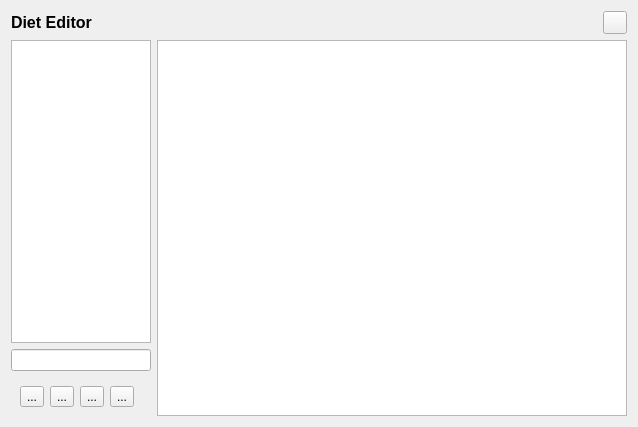
<?xml version="1.0" encoding="UTF-8"?>
<ui version="4.0">
 <class>DietEditor</class>
 <widget class="QDialog" name="DietEditor">
  <property name="geometry">
   <rect>
    <x>0</x>
    <y>0</y>
    <width>638</width>
    <height>427</height>
   </rect>
  </property>
  <property name="windowTitle">
   <string>Dialog</string>
  </property>
  <layout class="QGridLayout" name="gridLayout">
   <item row="0" column="0" colspan="2">
    <layout class="QHBoxLayout" name="horizontalLayout_2">
     <item>
      <widget class="QLabel" name="label_2">
       <property name="text">
        <string>&lt;html&gt;&lt;head/&gt;&lt;body&gt;&lt;p&gt;&lt;span style=&quot; font-size:12pt; font-weight:600;&quot;&gt;Diet Editor&lt;/span&gt;&lt;/p&gt;&lt;/body&gt;&lt;/html&gt;</string>
       </property>
      </widget>
     </item>
     <item>
      <spacer name="horizontalSpacer">
       <property name="orientation">
        <enum>Qt::Horizontal</enum>
       </property>
       <property name="sizeHint" stdset="0">
        <size>
         <width>478</width>
         <height>20</height>
        </size>
       </property>
      </spacer>
     </item>
     <item>
      <widget class="QToolButton" name="closeButton">
       <property name="text">
        <string/>
       </property>
      </widget>
     </item>
    </layout>
   </item>
   <item row="1" column="0">
    <widget class="QTableView" name="dietList">
     <property name="sizePolicy">
      <sizepolicy hsizetype="Fixed" vsizetype="Expanding">
       <horstretch>0</horstretch>
       <verstretch>0</verstretch>
      </sizepolicy>
     </property>
     <property name="minimumSize">
      <size>
       <width>140</width>
       <height>0</height>
      </size>
     </property>
     <property name="maximumSize">
      <size>
       <width>140</width>
       <height>16777215</height>
      </size>
     </property>
     <property name="editTriggers">
      <set>QAbstractItemView::NoEditTriggers</set>
     </property>
     <property name="alternatingRowColors">
      <bool>false</bool>
     </property>
     <property name="wordWrap">
      <bool>false</bool>
     </property>
     <property name="cornerButtonEnabled">
      <bool>false</bool>
     </property>
     <attribute name="horizontalHeaderVisible">
      <bool>false</bool>
     </attribute>
     <attribute name="horizontalHeaderHighlightSections">
      <bool>false</bool>
     </attribute>
     <attribute name="verticalHeaderVisible">
      <bool>false</bool>
     </attribute>
     <attribute name="verticalHeaderDefaultSectionSize">
      <number>21</number>
     </attribute>
     <attribute name="verticalHeaderHighlightSections">
      <bool>false</bool>
     </attribute>
     <attribute name="verticalHeaderMinimumSectionSize">
      <number>21</number>
     </attribute>
    </widget>
   </item>
   <item row="2" column="0">
    <widget class="QLineEdit" name="lineEdit">
     <property name="maximumSize">
      <size>
       <width>140</width>
       <height>16777215</height>
      </size>
     </property>
    </widget>
   </item>
   <item row="3" column="0">
    <widget class="QWidget" name="" native="true">
     <property name="sizePolicy">
      <sizepolicy hsizetype="Fixed" vsizetype="Preferred">
       <horstretch>0</horstretch>
       <verstretch>0</verstretch>
      </sizepolicy>
     </property>
     <layout class="QHBoxLayout" name="horizontalLayout">
      <item>
       <widget class="QToolButton" name="buttonAdd">
        <property name="text">
         <string>...</string>
        </property>
        <property name="icon">
         <iconset resource="resources.qrc">
          <normaloff>:/Graphics/add</normaloff>:/Graphics/add</iconset>
        </property>
       </widget>
      </item>
      <item>
       <widget class="QToolButton" name="buttonDelete">
        <property name="text">
         <string>...</string>
        </property>
        <property name="icon">
         <iconset resource="resources.qrc">
          <normaloff>:/Graphics/minus</normaloff>:/Graphics/minus</iconset>
        </property>
       </widget>
      </item>
      <item>
       <widget class="QToolButton" name="buttonEdit">
        <property name="text">
         <string>...</string>
        </property>
        <property name="icon">
         <iconset resource="resources.qrc">
          <normaloff>:/Graphics/pencil</normaloff>:/Graphics/pencil</iconset>
        </property>
        <property name="checkable">
         <bool>true</bool>
        </property>
       </widget>
      </item>
      <item>
       <widget class="QToolButton" name="ButtonSave">
        <property name="text">
         <string>...</string>
        </property>
        <property name="icon">
         <iconset resource="resources.qrc">
          <normaloff>:/Graphics/ok</normaloff>:/Graphics/ok</iconset>
        </property>
       </widget>
      </item>
     </layout>
    </widget>
   </item>
   <item row="1" column="1" rowspan="3">
    <widget class="TextEdit" name="dietEdit"/>
   </item>
  </layout>
 </widget>
 <customwidgets>
  <customwidget>
   <class>TextEdit</class>
   <extends>QTextEdit</extends>
   <header>textedit.h</header>
  </customwidget>
 </customwidgets>
 <resources>
  <include location="resources.qrc"/>
 </resources>
 <connections/>
</ui>
